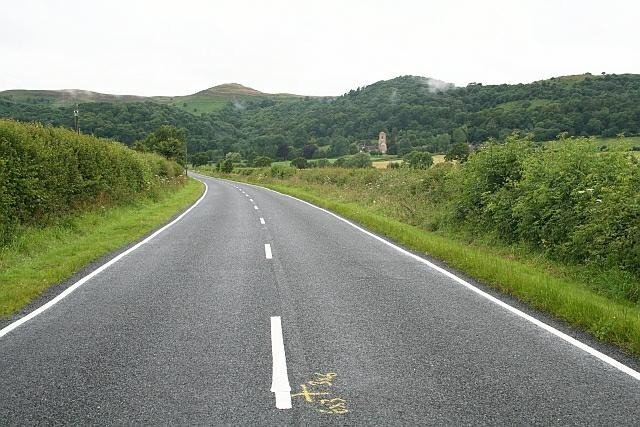
#> input picture test/image.jpg, 640 x 427 px, given in place of example.mp4, which was not available
$ python Capture.py   (older library calls are emulated)
#> lines starting #> are read from the running program, lines starting #| are printed output that depends on the picture; after the words box and inside, x2 and y2 are one past the last pixel; in counts of white or black regions, pixels touching at a corner belong together; pictures that were not available may be replaced by others from this repository, and a replacement may not be noted
### LineDetection.py
import cv2
import numpy as np
import matplotlib.pyplot as plt
import matplotlib.image as mpimg
from Preprocessing import hls_selected_channel, abs_sobel_thresh


def road_condition(frame):
   # x,y,w,h = 0,0,250,75
    #cv2.rectangle(frame, (x,x), (x+w, y+h), (255,0,0), -1)
    font = cv2.FONT_HERSHEY_SIMPLEX
    org = (50,50)
    fontSC = 1
    color = (0,0,255)
    thickness = 2
    yuv =cv2.cvtColor(frame, cv2.COLOR_RGB2YUV)
    ychannel = np.average(yuv[:,500,0])
    #print(ychannel)
    if(ychannel > 120):
        condition = "Faded road"
    elif((ychannel <= 120) & (ychannel > 71)):
        condition = "Normal road"
    elif(ychannel <= 71):
        condition = "Shadow road"
    #condition = cv2.putText(frame, condition, (x + int(w/10),y + int(h/2)), cv2.LINE_AA, fontSC, color, thickness)
    #print(condition)
    return condition

def gray_threshold(frame,thresh=150):
    '''
    Applies a threshold to grayscale image.
    Used to recognize white/yellow lane lines.
    '''
    gray = cv2.cvtColor(frame,cv2.COLOR_RGB2GRAY)
    _, binary_output = cv2.threshold(gray,thresh,1,cv2.THRESH_BINARY)
    return binary_output


def binarize(frame):
    condition = road_condition(frame)
    binouts = gray_threshold(frame, thresh=150)
    #print(f"Binary Output from gray_threshold - Min: {np.min(binouts)}, Max: {np.max(binouts)}")
    combined = np.zeros_like(binouts)

    if condition == "Faded Road":
        hls_s_binary = hls_selected_channel(frame, thresh=(200, 255))
        combined[(hls_s_binary == 1)] = 1
    elif condition == "Normal Road":
        hls_s_binary = hls_selected_channel(frame, thresh=(210, 255))
        combined[(hls_s_binary == 1)] = 1
    elif condition == "Road with Shadows":
        hls_s_binary = hls_selected_channel(frame, thresh=(235, 255))
        combined[(hls_s_binary == 1)] = 1

    print(combined)
    return combined


def region_triangle(canny):
    polygon = np.array([[(0, 720), (1200, 720), (750, 400),(600, 400)]])
    #array x and y and the top endpoint
    mask = np.zeros_like(canny)
    if len(canny.shape) > 2:
        channel_count = canny.shape[2]
        ignore_mask_color = (255,) * channel_count
    else:
        ignore_mask_color = 255
    cv2.fillPoly(mask, polygon, ignore_mask_color)
    masked_image = cv2.bitwise_and(canny, mask)
    return masked_image


def perspective_transform(frame):
    frame_size = (frame.shape[1], frame.shape[0]) #dimensions of the frame
    src = np.float32([[192, 720], [582,457], [701, 457], [1145,720]])
    offset = [150,0]
    dst = np.float32([src[0] + offset, np.array([src[0, 0], 0]) + offset, np.array([src[3, 0], 0]) - offset, src[3] - offset])
    M = cv2.getPerspectiveTransform(src, dst)
    Minv = cv2.getPerspectiveTransform(dst, src)
    warped = cv2.warpPerspective(frame, M, frame_size)
    return warped, M, Minv


def display_lines(frame, lines):
    if lines is not None:
        for line in lines:
                x1, y1, x2, y2 = line[0]
                cv2.line(frame, (x1, y1), (x2, y2), (255, 0, 0), 10)
    return frame

# [32 lines left out: functions avg_slope_intersept, coordinates, not called in this run]

### Preprocessing.py
import cv2
import numpy as np
import matplotlib.pyplot as plt
import matplotlib.image as mpimg


def colorspace(frame):
    img_HLS =cv2.cvtColor(frame, cv2.COLOR_RGB2HLS)
    imgHLS_L = img_HLS[:,:,1] #:,:,1 a legjobb
    img_HSV = cv2.cvtColor(frame, cv2.COLOR_RGB2HSV)
    imgHSV_V = img_HSV[:,:,2]
    return imgHLS_L


def resize(frame, canny,cropped, frame_with_lines):
    # Képek méreteinek beállítása 360x640-re
    canny = cv2.resize(canny, (640, 360))
    cropped = cv2.resize(cropped, (640, 360))
    frame_with_lines = cv2.resize(frame_with_lines, (640, 360))
    frame = cv2.resize(frame, (640, 360))
    return (frame, canny, cropped, frame_with_lines)

def processImage(frame, gamma):

    invGamma = 1.0 / gamma
    table = np.array([((i / 255.0) ** invGamma) * 255 for i in range(256)]).astype("uint8")
    gamma = cv2.LUT(frame, table)
    adjusted = cv2.convertScaleAbs(gamma, alpha=1.0, beta=2.0)
    img_HLS = cv2.cvtColor(adjusted, cv2.COLOR_RGB2HSV)
    imgHLS_S = img_HLS[:,:,2]
    bluredImage = cv2.medianBlur(imgHLS_S, 5)
    cannyImage = cv2.Canny(bluredImage, 100, 150, apertureSize=3) #20 a minimum 100 az optimális, 150
    return cannyImage


def abs_sobel_thresh(frame, orient='x', thresh=(0,255)):
    grayImage = cv2.cvtColor(frame, cv2.COLOR_BGR2GRAY)
    if orient == 'x':
        abs_sobel = np.absolute(cv2.Sobel(grayImage, cv2.CV_64F, 1, 0))
    elif orient == 'y':
        abs_sobel = np.absolute(cv2.Sobel(grayImage, cv2.CV_64F, 0, 1))
    else:
        raise ValueError("Invalid orientation. Use 'x' or 'y'.")

    # Scale the Sobel output to 8-bit (0-255)
    scaled_sobel = np.uint8(255 * abs_sobel / np.max(abs_sobel))

    # Create a binary output image
    binout = np.zeros_like(scaled_sobel)

    # Apply the threshold to create a binary image
    binout[(scaled_sobel >= thresh[0]) & (scaled_sobel <= thresh[1])] = 1
    return binout


# [6 lines left out: function hls_selected_channel, not called in this run]

### Capture.py
import cv2
import numpy as np
from LineDetection import road_condition, region_triangle, display_lines,perspective_transform, binarize
from Preprocessing import processImage, abs_sobel_thresh, hls_selected_channel, resize, colorspace
import matplotlib.pyplot as plt
import matplotlib.image as mpimg

image = cv2.VideoCapture("test/videos/example.mp4")
fps = image.get(cv2.CAP_PROP_FPS)

slow_down_factor = 2
frame_delay = 1 / (fps / slow_down_factor)
paused = False


def birdeyeView(frame):
     Warped, M, Minv = perspective_transform(frame)
     cs = colorspace(Warped)
     cv2.imshow('birdEyeView', cs)
     plt.show()


while image.isOpened():
    if not paused:
        ret, frame = image.read()
#> frame is the input picture: shape (427, 640, 3); mean B, G, R 129, 147.4, 140.2

        birdeyeView(frame)
#> in perspective_transform, `warped = cv2.warpPerspective(frame, M, frame_size)`: warped: shape (427, 640, 3); every value is 0
#> in birdeyeView, `Warped, M, Minv = perspective_transform(frame)`: M = [[-0.491, -1.54, 960.4], [5.96e-16, -1.96, 896.3], [9.36e-19, -0.00238, 1]]; Minv = [[0.182, -0.775, 519.7], [5.71e-17, -0.51, 457], [0, -0.00122, 1]]
#> in colorspace, `imgHLS_L = img_HLS[:,:,1]`: imgHLS_L: shape (427, 640); every value is 0
        rd = road_condition(frame)
#> in road_condition, `yuv =cv2.cvtColor(frame, cv2.COLOR_RGB2YUV)`: yuv: shape (427, 640, 3); mean of channels 0, 1, 2 140.9, 127.8, 117.5
#> in road_condition, `ychannel = np.average(yuv[:,500,0])`: ychannel = 129.2
#> rd = 'Faded road'
        canny = processImage(frame, gamma=1.5)
#> in processImage, `img_HLS = cv2.cvtColor(adjusted, cv2.COLOR_RGB2HSV)`: img_HLS: shape (427, 640, 3); mean H, S, V 50.6, 37.1, 175.3
#> in processImage, `cannyImage = cv2.Canny(bluredImage, 100, 150, apertureSize=3)`:
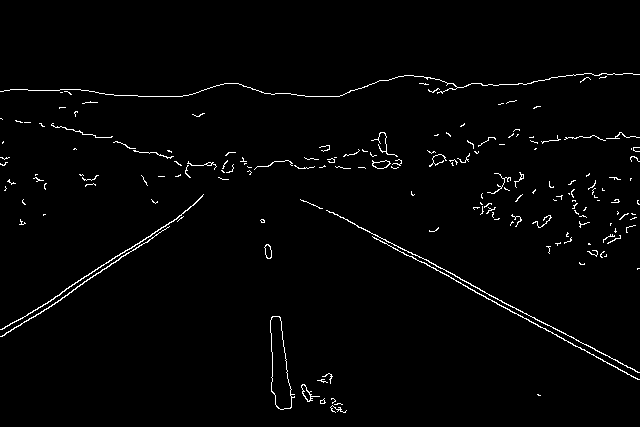
#> cannyImage: shape (427, 640); 1.7% white in thin lines or dots, all inside (x1, y1, x2, y2) = (0, 73, 640, 413)
        cropped = region_triangle(canny)
#> in region_triangle, `cv2.fillPoly(mask, polygon, ignore_mask_color)`: mask: shape (427, 640); 0.64% white; 1 white region, box (x1, y1, x2, y2) and area: (551, 400, 640, 427) 1753
        lines = cv2.HoughLinesP(cropped, 2, np.pi / 180, 100, minLineLength=40, maxLineGap=5)
#> lines = None
        frame_with_lines = display_lines(frame, lines)
        frame, canny, cropped, frame_with_lines =resize(frame, canny, cropped, frame_with_lines)
#> in resize, `cropped = cv2.resize(cropped, (640, 360))`: cropped: shape (360, 640); every value is 0
        binary_out = abs_sobel_thresh(frame, orient='x', thresh=(20,100))
#> in abs_sobel_thresh, `abs_sobel = np.absolute(cv2.Sobel(grayImage, cv2.CV_64F, 1, 0))`:
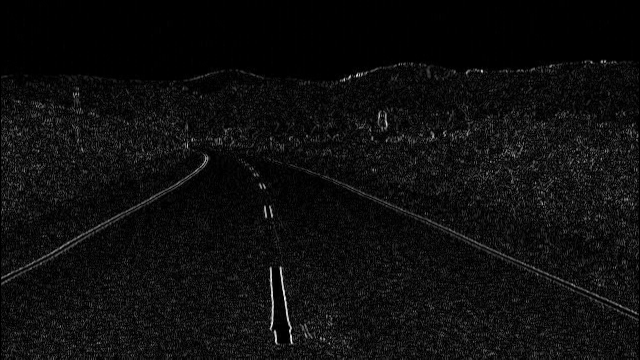
#> abs_sobel: shape (360, 640) float64; min 0, max 652, mean 36.8; drawn with min black and max white
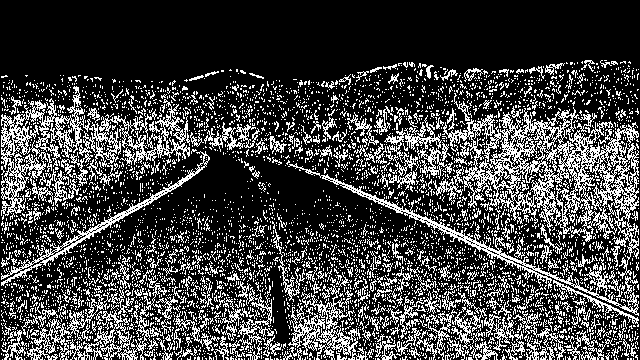
#> binary_out: shape (360, 640); values 0 (black) and 1 (white), 25.8% white in thin lines or dots, all inside (x1, y1, x2, y2) = (1, 60, 639, 360)
        #cv2.imshow('sobel', binary_out * 255)

        thresholded = binarize(frame)
#> in road_condition (call 2), `yuv =cv2.cvtColor(frame, cv2.COLOR_RGB2YUV)`: yuv: shape (360, 640, 3); mean of channels 0, 1, 2 140.8, 127.8, 117.5
#> in binarize, `condition = road_condition(frame)`: condition = 'Faded road'
#> in gray_threshold, `_, binary_output = cv2.threshold(gray,thresh,1,cv2.THRESH_BINARY)`:
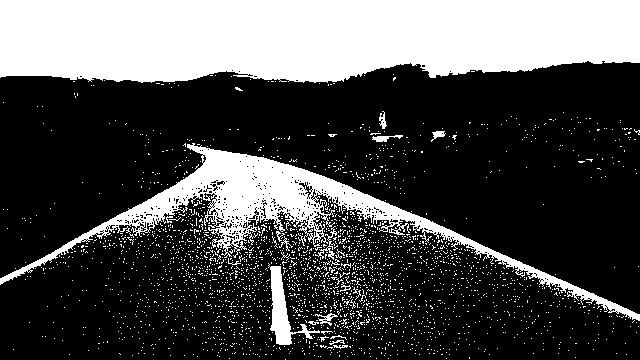
#> binary_output: shape (360, 640); values 0 (black) and 1 (white), 30.1% white; 2725 white regions (2703 under 20 px), largest, box (x1, y1, x2, y2) and area: (0, 0, 640, 83) 47449, (0, 143, 640, 321) 14678, (268, 263, 320, 345) 1229
#> (printed output is left out)
        cv2.imshow("Binary Output", thresholded * 255)
        # Szürkeárnyalatos képek 3 dimenzióssá alakítása
        canny = cv2.cvtColor(canny, cv2.COLOR_GRAY2BGR)
#> canny: shape (360, 640, 3)
        cropped = cv2.cvtColor(cropped, cv2.COLOR_GRAY2BGR)
#> cropped: shape (360, 640, 3); every value is 0

        # Képek összeállítása
        top = np.hstack((canny, cropped))
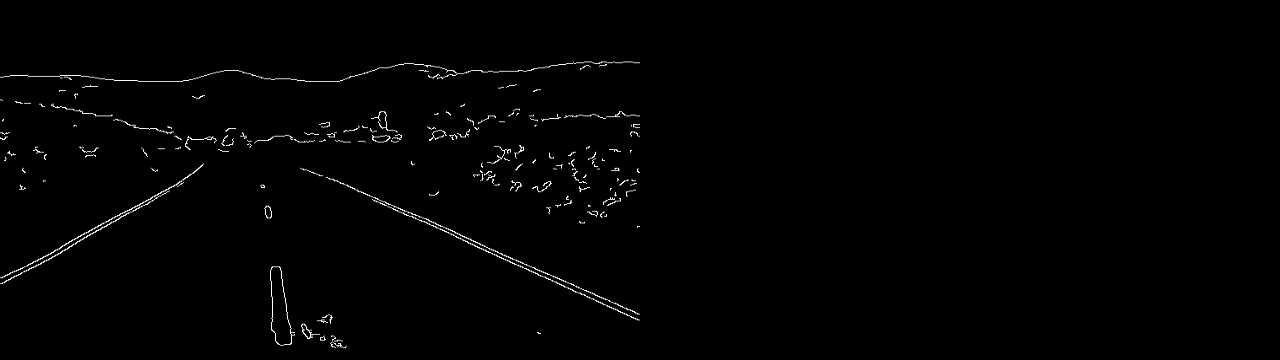
#> top: shape (360, 1280, 3); min 0, max 255, mean 2.2
        bottom = np.hstack((frame_with_lines, frame))
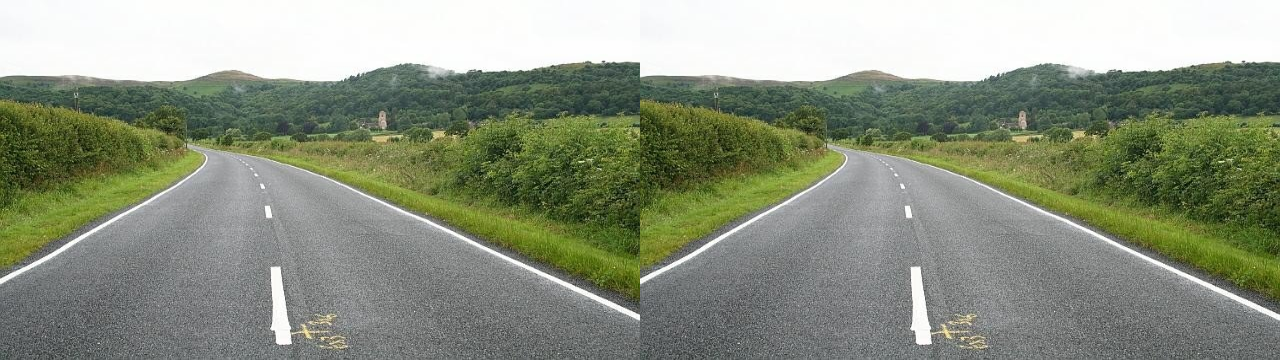
#> bottom: shape (360, 1280, 3); mean of channels 0, 1, 2 128.9, 147.3, 140.1; drawn as B, G, R
        combined = np.vstack((top, bottom))
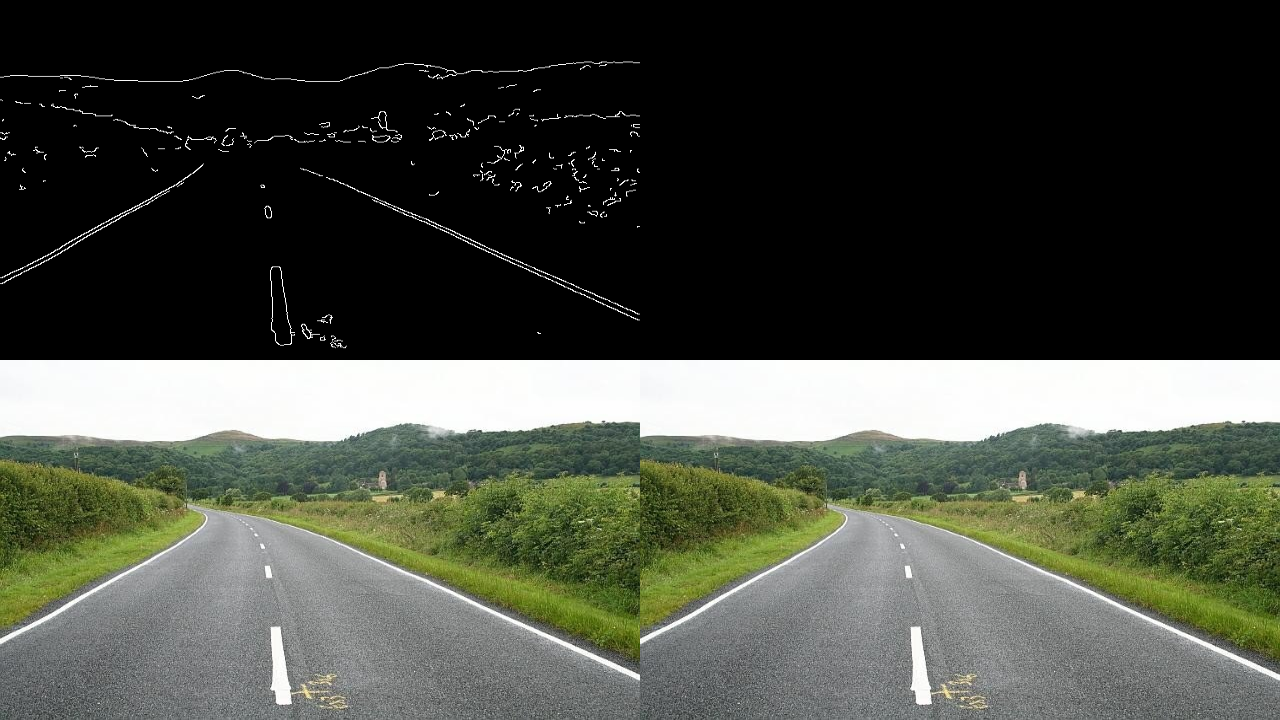
#> combined: shape (720, 1280, 3); mean B, G, R 65.5, 74.8, 71.2
         # Eredmény megjelenítése
        cv2.imshow('frames', combined)


    key = cv2.waitKey(int(frame_delay * 200)) & 0xFF
#> (key q is pressed here)
    if key == ord('q'):
        break
    elif key == ord(' '):
        paused = not paused


image.release()
cv2.destroyAllWindows()
